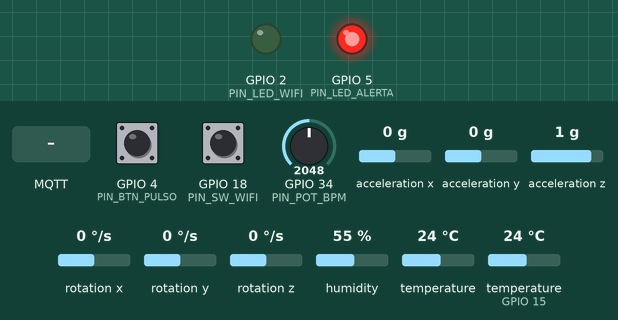
Recording of a sketch running on a simulated ESP32. On the bench: output pins drawn as LEDs (lit = HIGH). The test bench sets the inputs (shaded band); at power-on: GPIO 34 (PIN_POT_BPM) = 2048, GPIO 18 (PIN_SW_WIFI) HIGH, temperature (sensor on GPIO 15) 24 °C, GPIO 4 (PIN_BTN_PULSO) HIGH, acceleration x 0 g, acceleration y 0 g, acceleration z 1 g, rotation x 0 °/s, rotation y 0 °/s, rotation z 0 °/s, humidity 55 %, temperature 24 °C (analog values on the 0–4095 scale). WiFi joins after 1.5 s; servers stay silent unless stated; storage starts empty; random numbers use the default seed unless the sketch sets one; no MQTT or app messages arrive unless stated; what the sketch prints to the serial monitor is not drawn.

Above: at 3.1 s.
3.2 s: MQTT message "RESET_ALERTA" arrives on the first subscribed topic
At 5.0 s:
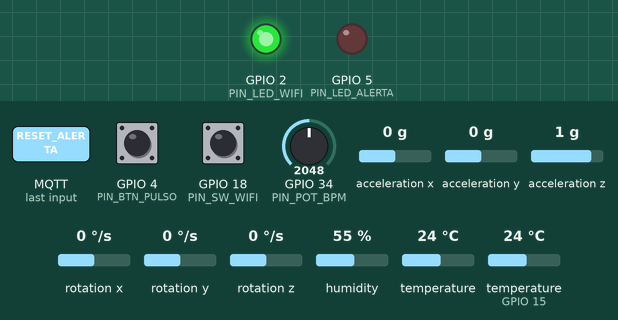
7.5 s: GPIO 34 (PIN_POT_BPM) set to 1889
15.5 s: GPIO 34 (PIN_POT_BPM) set to 1782
17.0 s: GPIO 18 (PIN_SW_WIFI) pulled LOW for 0.15 s
At 17.7 s:
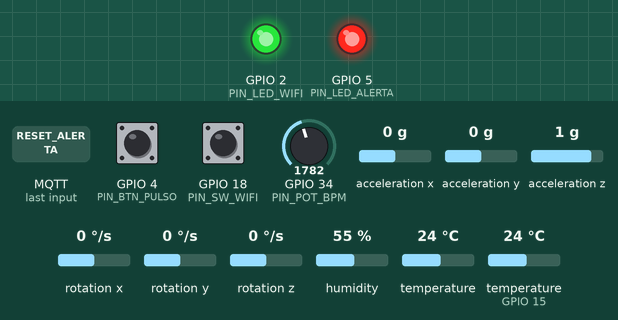
20.2 s: temperature (sensor on GPIO 15) set to 34.4 °C
22.4 s: temperature (sensor on GPIO 15) set to 35.8 °C
At 24.6 s:
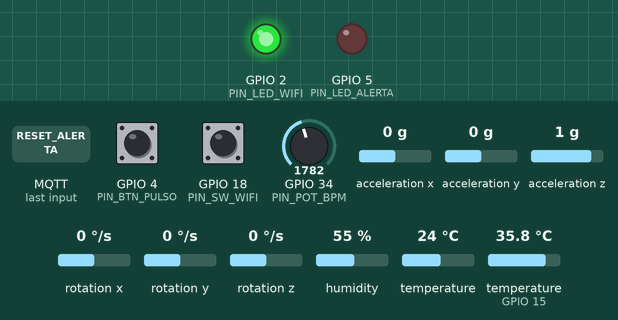
Timing chart, 0 to 26.1 s (numbered marks = the images above; inputs shaded):
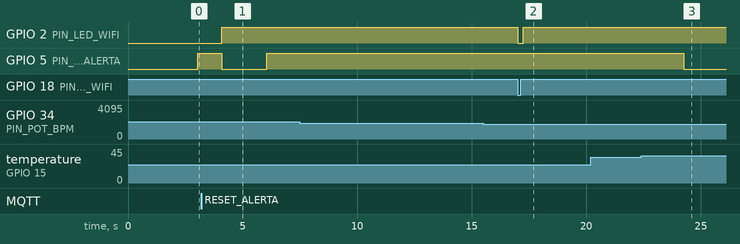

Measured:
- the behaviour switches between 34.9 and 35 °C on temperature (sensor on GPIO 15) (found by bisection; images 2 and 3)
- after the input at 3.2 s, GPIO 5 (PIN_LED_ALERTA): HIGH → LOW after 0.89 s, → HIGH 2.0 s later
- after the input at 7.5 s, every drawn part: stays the same
- after the input at 15.5 s, every drawn part: stays the same
- after the input at 17.0 s, GPIO 2 (PIN_LED_WIFI): HIGH → LOW at once, → HIGH 0.22 s later
- after the input at 20.2 s, every drawn part: stays the same
- after the input at 22.4 s, GPIO 5 (PIN_LED_ALERTA): HIGH → LOW after 1.9 s

The sketch:

sketch.ino
```cpp
/**
 * ============================================================================
 * FIAP - Faculdade de Informática e Administração Paulista
 * Projeto CardioIA - Fase 3: Monitoramento Contínuo (IoT na Saúde Digital)
 * Grupo: Data Health Solutions
 *
 * PARTE 2 – Transmissão para Nuvem e Visualização (Fog/Cloud Computing + MQTT)
 * Integrado com a Resiliência Offline (Edge Computing + SPIFFS) da Parte 1
 * ============================================================================
 * Descrição:
 * Sistema completo de monitoramento cardiológico contínuo para ESP32 no Wokwi.
 * Captura sinais vitais de 3 sensores (DHT22, Potenciômetro/Botão de Pulso BPM
 * e Acelerômetro MPU6050), processa regras de alerta na borda (Edge), garante
 * resiliência offline via SPIFFS + Buffer Circular quando sem conexão e publica
 * os dados em tempo real na nuvem via protocolo MQTT (Broker HiveMQ).
 *
 * Tópicos MQTT Publicados:
 *   - cardioia/fase3/telemetria  (Payload JSON completo com sinais vitais e alerta)
 *   - cardioia/fase3/alertas     (Payload JSON disparado imediatamente em anomalias)
 *   - cardioia/fase3/bpm         (Valor numérico de batimentos por minuto)
 *   - cardioia/fase3/temperatura (Valor numérico de temperatura em °C)
 *   - cardioia/fase3/umidade     (Valor numérico de umidade em %)
 *   - cardioia/fase3/status      (Status Online/Offline LWT e diagnóstico)
 *
 * Tópico MQTT Subscrito (Comandos Remotos da Equipe Médica / Node-RED):
 *   - cardioia/fase3/comandos    (Permite silenciar alarme ou forçar sincronização)
 * ============================================================================
 */

#include <Arduino.h>
#include <WiFi.h>
#include <PubSubClient.h>
#include <Wire.h>
#include <FS.h>
#include <SPIFFS.h>
#include <DHTesp.h>
#include <Adafruit_MPU6050.h>
#include <Adafruit_Sensor.h>
#include <ArduinoJson.h>

// ============================================================================
// 1. CONFIGURAÇÕES DE REDE WI-FI (WOKWI) E BROKER MQTT (HIVEMQ)
// ============================================================================
const char* WIFI_SSID     = "Wokwi-GUEST";
const char* WIFI_PASSWORD = "";
const int   WIFI_CHANNEL  = 6;

// Broker MQTT Público de Alta Disponibilidade (HiveMQ)
// Nota: Para cluster privado HiveMQ Cloud TLS (porta 8883), basta substituir
// WiFiClient por WiFiClientSecure e configurar as credenciais do cluster.
const char* MQTT_BROKER   = "broker.hivemq.com";
const int   MQTT_PORT     = 1883;
const char* MQTT_USER     = "";
const char* MQTT_PASS     = "";

// Tópicos MQTT da Arquitetura Fog/Cloud CardioIA
const char* TOPICO_TELEMETRIA  = "cardioia/fase3/telemetria";
const char* TOPICO_ALERTAS     = "cardioia/fase3/alertas";
const char* TOPICO_BPM         = "cardioia/fase3/bpm";
const char* TOPICO_TEMPERATURA = "cardioia/fase3/temperatura";
const char* TOPICO_UMIDADE     = "cardioia/fase3/umidade";
const char* TOPICO_STATUS      = "cardioia/fase3/status";
const char* TOPICO_COMANDOS    = "cardioia/fase3/comandos";

// ============================================================================
// 2. DEFINIÇÃO DE PINOS DO HARDWARE (ESP32 WOKWI)
// ============================================================================
#define PIN_DHT22         15   // Sensor obrigatório de Temperatura e Umidade (DHT22)
#define PIN_POT_BPM       34   // Potenciômetro analógico para simulação de BPM
#define PIN_BTN_PULSO     4    // Botão de pressão para simular batimentos manuais
#define PIN_SW_WIFI       18   // Chave deslizante: simula queda/retorno de Wi-Fi
#define PIN_LED_WIFI      2    // LED Verde: Conectado ao Wi-Fi e Broker MQTT
#define PIN_LED_ALERTA    5    // LED Vermelho: Alerta Clínico (>120 bpm, >38°C, etc.)
#define PIN_I2C_SDA       21   // Pino SDA do Acelerômetro MPU6050
#define PIN_I2C_SCL       22   // Pino SCL do Acelerômetro MPU6050

// ============================================================================
// 3. PARÂMETROS CLÍNICOS E MODELO DE NEGÓCIO (RESILIÊNCIA OFFLINE)
// ============================================================================
const char* PACIENTE_ID          = "PAC-001";
const char* PACIENTE_NOME        = "Ana Beatriz Souza";
const char* ARQUIVO_SPIFFS       = "/leituras_offline.csv";

const unsigned long INTERVALO_PUBLICACAO_MS = 3000;
const size_t CAPACIDADE_BUFFER_RAM          = 120;
const size_t LIMITE_AMOSTRAS_NEGOCIO_FLASH  = 10000;

// Limites Clínicos definidos pelo grupo Data Health Solutions
const int   LIMITE_TAQUICARDIA_BPM = 120;  // Alerta se BPM > 120
const int   LIMITE_BRADICARDIA_BPM = 50;   // Alerta se BPM < 50
const float LIMITE_FEBRE_C         = 38.0; // Alerta se Temperatura > 38.0 °C
const float LIMITE_HIPOTERMIA_C    = 35.0; // Alerta se Temperatura < 35.0 °C
const float LIMITE_IMOBILIDADE_G   = 0.08; // Variação mínima de movimento em G
const int   CICLOS_PARA_IMOBILIDADE = 4;

// ============================================================================
// 4. ESTRUTURAS DE DADOS E INSTÂNCIAS GLOBAIS
// ============================================================================
struct AmostraVital {
  unsigned long timestamp_ms;
  uint32_t      sequencia;
  float         temperatura_c;
  float         umidade_pct;
  int           batimentos_bpm;
  float         aceleracao_g;
  bool          em_movimento;
  bool          alerta_critico;
  char          nivel_risco[16];
  char          descricao_alerta[48];
};

WiFiClient       espClient;
PubSubClient     mqttClient(espClient);
DHTesp           sensorDHT;
Adafruit_MPU6050 sensorMPU;

bool             mpuDisponivel           = false;
bool             spiffsMontado           = false;
bool             wifiConectado           = true;  // Variável booleana de simulação Wi-Fi
bool             wifiConectadoAnterior   = true;

AmostraVital     bufferOfflineRAM[CAPACIDADE_BUFFER_RAM];
size_t           indiceEscritaRAM        = 0;
size_t           totalAmostrasPendentes  = 0;
size_t           totalAmostrasSobrescritas = 0;
uint32_t         contadorSequenciaGlobal = 0;

volatile unsigned long contadorCliquesBotao = 0;
unsigned long          ultimoCliqueMs       = 0;
int                    bpmIncrementoBotao   = 0;
float                  ultimaAceleracaoG    = 1.0f;
int                    ciclosSemMovimento   = 0;
unsigned long          ultimaPublicacaoMs   = 0;
unsigned long          ultimaTentativaMqttMs = 0;

// ISR para o botão de pressão de batimentos cardíacos
void IRAM_ATTR isrBotaoPulso() {
  unsigned long agora = millis();
  if (agora - ultimoCliqueMs > 120) {
    contadorCliquesBotao++;
    ultimoCliqueMs = agora;
  }
}

// ============================================================================
// 5. CALLBACK MQTT E GERENCIAMENTO DE CONEXÃO WI-FI / BROKER
// ============================================================================
void callbackMQTT(char* topic, byte* payload, unsigned int length) {
  String mensagem;
  for (unsigned int i = 0; i < length; i++) {
    mensagem += (char)payload[i];
  }
  mensagem.trim();
  Serial.printf("[MQTT-CMD] Mensagem recebida em '%s': %s\n", topic, mensagem.c_str());

  if (mensagem.equalsIgnoreCase("RESET_ALERTA")) {
    digitalWrite(PIN_LED_ALERTA, LOW);
    Serial.println(F("[MQTT-CMD] Alerta visual local reiniciado remotamente pela equipe medica."));
  }
}

void conectarWiFi() {
  if (WiFi.status() == WL_CONNECTED) return;

  Serial.printf("[WIFI] Conectando a rede '%s'...", WIFI_SSID);
  WiFi.mode(WIFI_STA);
  WiFi.begin(WIFI_SSID, WIFI_PASSWORD, WIFI_CHANNEL);

  unsigned long inicio = millis();
  while (WiFi.status() != WL_CONNECTED && (millis() - inicio) < 6000) {
    delay(250);
    Serial.print(".");
  }

  if (WiFi.status() == WL_CONNECTED) {
    Serial.printf(" Conectado! IP: %s\n", WiFi.localIP().toString().c_str());
  } else {
    Serial.println(F(" Tempo limite excedido (operando em resiliencia Edge)."));
  }
}

bool conectarMQTT() {
  if (!wifiConectado || WiFi.status() != WL_CONNECTED) return false;
  if (mqttClient.connected()) return true;

  unsigned long agora = millis();
  if (agora - ultimaTentativaMqttMs < 4000) return false;
  ultimaTentativaMqttMs = agora;

  String clientId = "CardioIA-ESP32-" + String(PACIENTE_ID) + "-" + String(random(1000, 9999));
  Serial.printf("[MQTT] Conectando ao broker %s:%d como '%s'...", MQTT_BROKER, MQTT_PORT, clientId.c_str());

  // Configura Last Will and Testament (LWT) para avisar o dashboard em caso de queda abrupta
  bool conectado = false;
  if (strlen(MQTT_USER) > 0) {
    conectado = mqttClient.connect(clientId.c_str(), MQTT_USER, MQTT_PASS,
                                   TOPICO_STATUS, 1, true, "{\"status\":\"OFFLINE\",\"paciente_id\":\"PAC-001\"}");
  } else {
    conectado = mqttClient.connect(clientId.c_str(),
                                   TOPICO_STATUS, 1, true, "{\"status\":\"OFFLINE\",\"paciente_id\":\"PAC-001\"}");
  }

  if (conectado) {
    Serial.println(F(" Conectado ao HiveMQ!"));
    mqttClient.publish(TOPICO_STATUS, "{\"status\":\"ONLINE\",\"paciente_id\":\"PAC-001\"}", true);
    mqttClient.subscribe(TOPICO_COMANDOS);
    return true;
  } else {
    Serial.printf(" Falha (rc=%d).\n", mqttClient.state());
    return false;
  }
}

// ============================================================================
// 6. ARMAZENAMENTO LOCAL (SPIFFS) E PUBLICAÇÃO MQTT (FOG/CLOUD)
// ============================================================================
void inicializarSPIFFS() {
  if (SPIFFS.begin(true)) {
    spiffsMontado = true;
    Serial.printf("[SPIFFS] Sistema de arquivos pronto (%u bytes totais).\n",
                  (unsigned int)SPIFFS.totalBytes());
  } else {
    spiffsMontado = false;
    Serial.println(F("[SPIFFS] Modo simulador: Buffer Circular em RAM ativo."));
  }
}

void armazenarLeituraOffline(const AmostraVital& amostra) {
  if (totalAmostrasPendentes >= CAPACIDADE_BUFFER_RAM) {
    size_t idxSub = indiceEscritaRAM;
    for (size_t i = 0; i < CAPACIDADE_BUFFER_RAM; i++) {
      size_t idx = (indiceEscritaRAM + i) % CAPACIDADE_BUFFER_RAM;
      if (!bufferOfflineRAM[idx].alerta_critico) {
        idxSub = idx;
        break;
      }
    }
    bufferOfflineRAM[idxSub] = amostra;
    indiceEscritaRAM = (idxSub + 1) % CAPACIDADE_BUFFER_RAM;
    totalAmostrasSobrescritas++;
  } else {
    bufferOfflineRAM[indiceEscritaRAM] = amostra;
    indiceEscritaRAM = (indiceEscritaRAM + 1) % CAPACIDADE_BUFFER_RAM;
    totalAmostrasPendentes++;
  }

  if (spiffsMontado && totalAmostrasPendentes <= LIMITE_AMOSTRAS_NEGOCIO_FLASH) {
    bool novo = !SPIFFS.exists(ARQUIVO_SPIFFS);
    File f = SPIFFS.open(ARQUIVO_SPIFFS, FILE_APPEND);
    if (f) {
      if (novo) {
        f.println("seq,timestamp_ms,paciente_id,temperatura_c,umidade_pct,bpm,aceleracao_g,movimento,risco,alerta");
      }
      f.printf("%u,%lu,%s,%.1f,%.1f,%d,%.2f,%s,%s,%s\n",
               amostra.sequencia, amostra.timestamp_ms, PACIENTE_ID,
               amostra.temperatura_c, amostra.umidade_pct, amostra.batimentos_bpm,
               amostra.aceleracao_g, amostra.em_movimento ? "SIM" : "NAO",
               amostra.nivel_risco, amostra.descricao_alerta);
      f.close();
    }
  }

  Serial.printf("[OFFLINE -> SPIFFS] Amostra #%u salva localmente (%u/%u pendentes) | BPM: %d | Temp: %.1f C | Status: %s\n",
                amostra.sequencia, (unsigned int)totalAmostrasPendentes,
                (unsigned int)CAPACIDADE_BUFFER_RAM, amostra.batimentos_bpm,
                amostra.temperatura_c, amostra.descricao_alerta);
}

bool publicarAmostraMQTT(const AmostraVital& amostra, const char* modoEnvio) {
  StaticJsonDocument<512> doc;
  doc["paciente_id"]       = PACIENTE_ID;
  doc["paciente"]          = PACIENTE_NOME;
  doc["seq"]               = amostra.sequencia;
  doc["timestamp_ms"]      = amostra.timestamp_ms;
  doc["temperatura_c"]     = serialized(String(amostra.temperatura_c, 1));
  doc["umidade_pct"]       = serialized(String(amostra.umidade_pct, 1));
  doc["bpm"]               = amostra.batimentos_bpm;
  doc["aceleracao_g"]      = serialized(String(amostra.aceleracao_g, 2));
  doc["em_movimento"]      = amostra.em_movimento;
  doc["alerta_critico"]    = amostra.alerta_critico;
  doc["nivel_risco"]       = amostra.nivel_risco;
  doc["diagnostico_borda"] = amostra.descricao_alerta;
  doc["origem_envio"]      = modoEnvio;

  char payload[512];
  serializeJson(doc, payload, sizeof(payload));

  // Imprime no Monitor Serial (evidência de envio e auditoria)
  Serial.printf("[MQTT-PUB | %s] Topico: %s -> %s\n", modoEnvio, TOPICO_TELEMETRIA, payload);

  if (mqttClient.connected()) {
    bool ok = mqttClient.publish(TOPICO_TELEMETRIA, payload, false);

    // Publica também nos subtópicos individuais para facilitar widgets diretos
    char bufNum[16];
    snprintf(bufNum, sizeof(bufNum), "%d", amostra.batimentos_bpm);
    mqttClient.publish(TOPICO_BPM, bufNum);

    snprintf(bufNum, sizeof(bufNum), "%.1f", amostra.temperatura_c);
    mqttClient.publish(TOPICO_TEMPERATURA, bufNum);

    snprintf(bufNum, sizeof(bufNum), "%.1f", amostra.umidade_pct);
    mqttClient.publish(TOPICO_UMIDADE, bufNum);

    if (amostra.alerta_critico) {
      mqttClient.publish(TOPICO_ALERTAS, payload, false);
    }
    return ok;
  }
  return false;
}

void sincronizarFilaOfflineMQTT() {
  if (totalAmostrasPendentes == 0) return;

  Serial.println(F("\n============================================================"));
  Serial.printf("[SYNC-MQTT] Conectividade restaurada! Sincronizando %u amostras retidas no SPIFFS/Buffer...\n",
                (unsigned int)totalAmostrasPendentes);

  size_t inicio = (totalAmostrasPendentes < CAPACIDADE_BUFFER_RAM) ? 0 : indiceEscritaRAM;
  for (size_t i = 0; i < totalAmostrasPendentes; i++) {
    size_t idx = (inicio + i) % CAPACIDADE_BUFFER_RAM;
    publicarAmostraMQTT(bufferOfflineRAM[idx], "RESILIENCIA_OFFLINE");
    mqttClient.loop();
    delay(60);
  }

  if (spiffsMontado && SPIFFS.exists(ARQUIVO_SPIFFS)) {
    SPIFFS.remove(ARQUIVO_SPIFFS);
    Serial.println(F("[SPIFFS-CLEAN] Arquivo local /leituras_offline.csv removido apos sincronizacao MQTT."));
  }

  indiceEscritaRAM          = 0;
  totalAmostrasPendentes    = 0;
  totalAmostrasSobrescritas = 0;
  Serial.println(F("[SYNC-MQTT] Sincronizacao concluida com sucesso!"));
  Serial.println(F("============================================================\n"));
}

// ============================================================================
// 7. COLETA DE SENSORES E DETECÇÃO DE ALERTA CLÍNICO
// ============================================================================
AmostraVital lerSensoresEAnalisarRisco() {
  AmostraVital amostra;
  contadorSequenciaGlobal++;
  amostra.timestamp_ms = millis();
  amostra.sequencia    = contadorSequenciaGlobal;

  // 1. Sensor DHT22 (Temperatura e Umidade)
  TempAndHumidity dht = sensorDHT.getTempAndHumidity();
  amostra.temperatura_c = isnan(dht.temperature) ? 36.6f : dht.temperature;
  amostra.umidade_pct   = isnan(dht.humidity)    ? 55.0f : dht.humidity;

  // 2. Sensor de Batimentos Cardíacos (Potenciômetro + Botão de Pressão)
  int adc = analogRead(PIN_POT_BPM);
  int bpmBase = map(adc, 0, 4095, 40, 175);

  noInterrupts();
  unsigned long cliques = contadorCliquesBotao;
  contadorCliquesBotao = 0;
  interrupts();

  if (cliques > 0) {
    bpmIncrementoBotao = min(80, bpmIncrementoBotao + (int)(cliques * 12));
  } else {
    bpmIncrementoBotao = max(0, bpmIncrementoBotao - 6);
  }
  amostra.batimentos_bpm = constrain(bpmBase + bpmIncrementoBotao, 35, 220);

  // 3. Sensor Acelerômetro MPU6050
  if (mpuDisponivel) {
    sensors_event_t a, g, t;
    sensorMPU.getEvent(&a, &g, &t);
    amostra.aceleracao_g = sqrt(a.acceleration.x * a.acceleration.x +
                                a.acceleration.y * a.acceleration.y +
                                a.acceleration.z * a.acceleration.z) / 9.80665f;
  } else {
    amostra.aceleracao_g = 1.00f + (cliques > 0 ? 0.30f : 0.01f);
  }

  float deltaG = fabs(amostra.aceleracao_g - ultimaAceleracaoG);
  ultimaAceleracaoG = amostra.aceleracao_g;
  if (deltaG < LIMITE_IMOBILIDADE_G && cliques == 0) {
    ciclosSemMovimento++;
  } else {
    ciclosSemMovimento = 0;
  }
  amostra.em_movimento = (ciclosSemMovimento < CICLOS_PARA_IMOBILIDADE);

  // 4. Regras de Triagem e Alerta Clínico
  amostra.alerta_critico = false;
  strncpy(amostra.nivel_risco, "BAIXO", sizeof(amostra.nivel_risco));
  strncpy(amostra.descricao_alerta, "SINAIS_ESTAVEIS", sizeof(amostra.descricao_alerta));

  bool taquicardia = (amostra.batimentos_bpm > LIMITE_TAQUICARDIA_BPM);
  bool bradicardia = (amostra.batimentos_bpm < LIMITE_BRADICARDIA_BPM);
  bool febre       = (amostra.temperatura_c > LIMITE_FEBRE_C);
  bool hipotermia  = (amostra.temperatura_c < LIMITE_HIPOTERMIA_C);
  bool imobilidade = (!amostra.em_movimento);

  if (taquicardia && febre) {
    amostra.alerta_critico = true;
    strncpy(amostra.nivel_risco, "CRITICO", sizeof(amostra.nivel_risco));
    strncpy(amostra.descricao_alerta, "ALERTA_COMBINADO_TAQUICARDIA_E_FEBRE", sizeof(amostra.descricao_alerta));
  } else if (taquicardia) {
    amostra.alerta_critico = true;
    strncpy(amostra.nivel_risco, "ALTO", sizeof(amostra.nivel_risco));
    strncpy(amostra.descricao_alerta, "ALERTA_TAQUICARDIA_ACIMA_120BPM", sizeof(amostra.descricao_alerta));
  } else if (bradicardia) {
    amostra.alerta_critico = true;
    strncpy(amostra.nivel_risco, "ALTO", sizeof(amostra.nivel_risco));
    strncpy(amostra.descricao_alerta, "ALERTA_BRADICARDIA_ABAIXO_50BPM", sizeof(amostra.descricao_alerta));
  } else if (febre) {
    amostra.alerta_critico = true;
    strncpy(amostra.nivel_risco, "ALTO", sizeof(amostra.nivel_risco));
    strncpy(amostra.descricao_alerta, "ALERTA_FEBRE_ACIMA_38C", sizeof(amostra.descricao_alerta));
  } else if (hipotermia) {
    amostra.alerta_critico = true;
    strncpy(amostra.nivel_risco, "ALTO", sizeof(amostra.nivel_risco));
    strncpy(amostra.descricao_alerta, "ALERTA_HIPOTERMIA_ABAIXO_35C", sizeof(amostra.descricao_alerta));
  } else if (imobilidade && (amostra.batimentos_bpm > 105 || amostra.batimentos_bpm < 55)) {
    amostra.alerta_critico = true;
    strncpy(amostra.nivel_risco, "ALTO", sizeof(amostra.nivel_risco));
    strncpy(amostra.descricao_alerta, "ALERTA_IMOBILIDADE_COM_ALTERACAO_CARDIACA", sizeof(amostra.descricao_alerta));
  }

  digitalWrite(PIN_LED_ALERTA, amostra.alerta_critico ? HIGH : LOW);
  return amostra;
}

// ============================================================================
// 8. SETUP E LOOP PRINCIPAL
// ============================================================================
void setup() {
  Serial.begin(115200);
  delay(400);

  Serial.println(F("\n============================================================"));
  Serial.println(F("   CARDIOIA - FASE 3 (PARTE 2: FOG/CLOUD MQTT + NODE-RED)   "));
  Serial.println(F("   Grupo: Data Health Solutions - FIAP                      "));
  Serial.println(F("============================================================"));

  pinMode(PIN_BTN_PULSO, INPUT_PULLUP);
  pinMode(PIN_SW_WIFI, INPUT_PULLUP);
  pinMode(PIN_LED_WIFI, OUTPUT);
  pinMode(PIN_LED_ALERTA, OUTPUT);
  analogReadResolution(12);

  attachInterrupt(digitalPinToInterrupt(PIN_BTN_PULSO), isrBotaoPulso, FALLING);

  sensorDHT.setup(PIN_DHT22, DHTesp::DHT22);
  Wire.begin(PIN_I2C_SDA, PIN_I2C_SCL);
  if (sensorMPU.begin()) {
    mpuDisponivel = true;
    sensorMPU.setAccelerometerRange(MPU6050_RANGE_8_G);
    sensorMPU.setGyroRange(MPU6050_RANGE_500_DEG);
    sensorMPU.setFilterBandwidth(MPU6050_BAND_21_HZ);
  }

  inicializarSPIFFS();

  mqttClient.setServer(MQTT_BROKER, MQTT_PORT);
  mqttClient.setBufferSize(1024);
  mqttClient.setCallback(callbackMQTT);

  wifiConectado = (digitalRead(PIN_SW_WIFI) == HIGH);
  wifiConectadoAnterior = wifiConectado;
  if (wifiConectado) {
    conectarWiFi();
    conectarMQTT();
  }
}

void loop() {
  // 1. Lê a chave física de simulação de conectividade Wi-Fi (GPIO 18)
  wifiConectado = (digitalRead(PIN_SW_WIFI) == HIGH);

  if (wifiConectado != wifiConectadoAnterior) {
    if (wifiConectado) {
      Serial.println(F("\n>>> [REDE] Chave Wi-Fi ativada (ONLINE) -> Reconectando Wi-Fi e Broker MQTT... <<<"));
      conectarWiFi();
      conectarMQTT();
    } else {
      Serial.println(F("\n>>> [REDE] Chave Wi-Fi desativada (OFFLINE) -> Entrando em modo de resiliencia local (SPIFFS)... <<<"));
      if (mqttClient.connected()) {
        mqttClient.publish(TOPICO_STATUS, "{\"status\":\"OFFLINE_SIMULADO\",\"paciente_id\":\"PAC-001\"}", true);
        mqttClient.disconnect();
      }
    }
    wifiConectadoAnterior = wifiConectado;
  }

  // 2. Mantém loop MQTT ativo se estiver conectado
  bool onlineNaNuvem = false;
  if (wifiConectado) {
    if (WiFi.status() != WL_CONNECTED) {
      conectarWiFi();
    }
    if (WiFi.status() == WL_CONNECTED) {
      onlineNaNuvem = conectarMQTT();
      if (onlineNaNuvem) {
        mqttClient.loop();
      }
    }
  }
  digitalWrite(PIN_LED_WIFI, onlineNaNuvem ? HIGH : LOW);

  // 3. Coleta periódica e envio MQTT (ou gravação offline SPIFFS)
  unsigned long agora = millis();
  if (agora - ultimaPublicacaoMs >= INTERVALO_PUBLICACAO_MS) {
    ultimaPublicacaoMs = agora;

    AmostraVital amostra = lerSensoresEAnalisarRisco();

    if (onlineNaNuvem) {
      if (totalAmostrasPendentes > 0) {
        sincronizarFilaOfflineMQTT();
      }
      publicarAmostraMQTT(amostra, "TEMPO_REAL");
    } else {
      armazenarLeituraOffline(amostra);
    }
  }

  delay(40);
}
```
